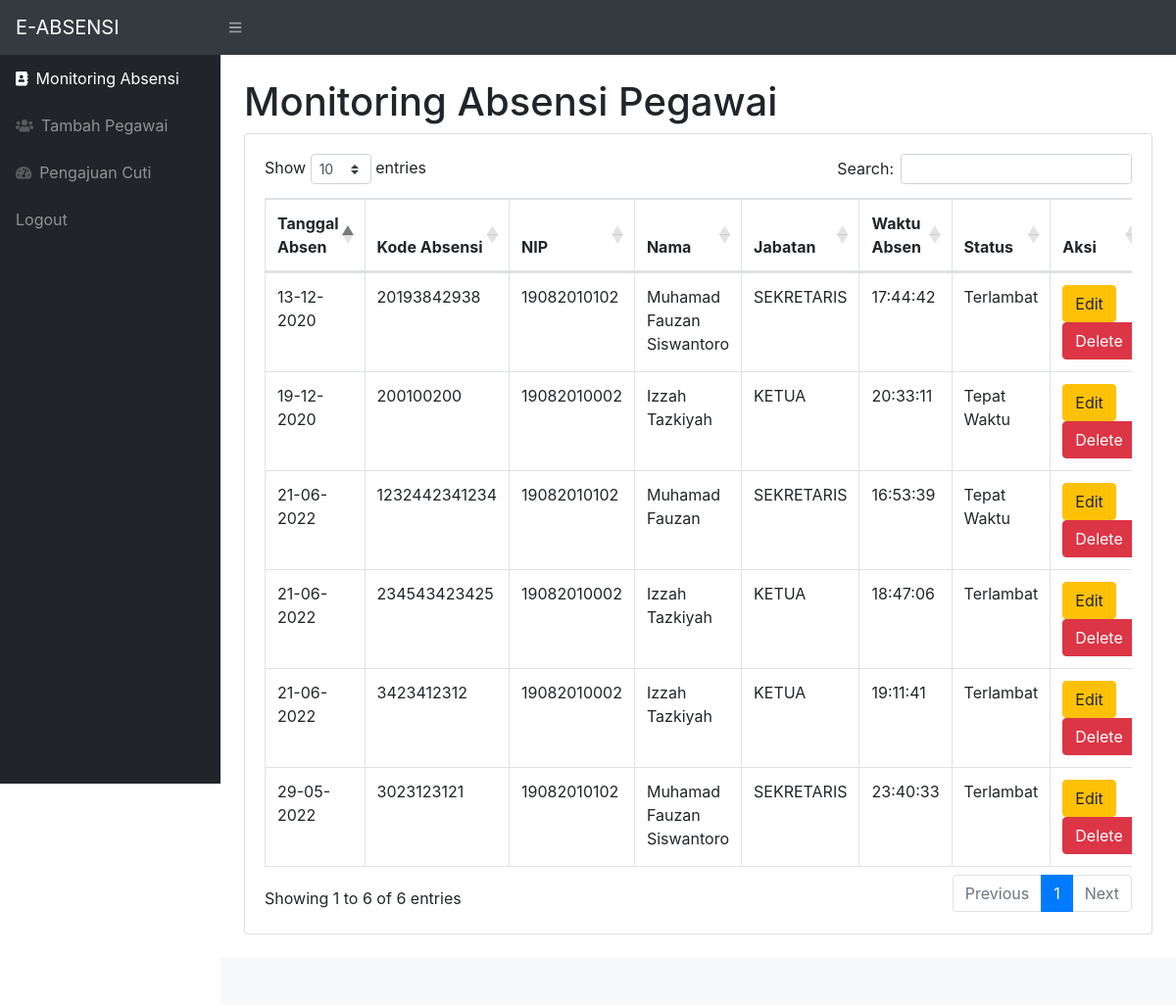
/index.php (signed in), run on the app's committed database.
### tables this page shows
CREATE TABLE `tbl_absensi` (
  `KodeAbsensi` varchar(30) NOT NULL,
  `NIP` varchar(16) NOT NULL,
  `Nama` varchar(30) NOT NULL,
  `Jabatan` varchar(16) NOT NULL,
  `TanggalAbsen` varchar(12) NOT NULL,
  `WaktuAbsen` varchar(12) NOT NULL,
  `Status` varchar(12) NOT NULL
);

### index.php (the view, shortened to what this page needs)
<?php
require 'function.php';
?>
<!DOCTYPE html>
<html lang="en">
    <head>
        <link href="css/styles.css" rel="stylesheet" />
        <link href="https://cdn.datatables.net/1.10.20/css/dataTables.bootstrap4.min.css" rel="stylesheet" />
    </head>
    <body class="sb-nav-fixed">
        <nav class="sb-topnav navbar navbar-expand navbar-dark bg-dark">
            <a class="navbar-brand" href="index.php">E-ABSENSI</a>
            <button class="btn btn-link btn-sm order-1 order-lg-0" id="sidebarToggle" href="#"><i class="fas fa-bars"></i></button>
        </nav>
        <div id="layoutSidenav">
            <div id="layoutSidenav_nav">
                <nav class="sb-sidenav accordion sb-sidenav-dark" id="sidenavAccordion">
                    <div class="sb-sidenav-menu">
                        <div class="nav">
                            <a class="nav-link" href="index.php">
                                <div class="sb-nav-link-icon"><i class="fas fa-address-book"></i></div>
                                Monitoring Absensi
                            </a>
                            <a class="nav-link" href="TambahPegawai.php">
                                <div class="sb-nav-link-icon"><i class="fas fa-users"></i></div>
                                Tambah Pegawai
                            </a>
                            <a class="nav-link" href="PengajuanCuti.php">
                                <div class="sb-nav-link-icon"><i class="fas fa-tachometer-alt"></i></div>
                                Pengajuan Cuti
                            </a>
                             <a class="nav-link" href="logout.php">
                                Logout
                            </a>
                    </div>
                </nav>
            </div>
            <div id="layoutSidenav_content">
            <main>
                    <div class="container-fluid">
                        <h1 class="mt-4">Monitoring Absensi Pegawai</h1>
                        <div class="card mb-4">
                            <div class="card-body">
                                <div class="table-responsive">
                                    <table class="table table-bordered" id="dataTable" width="100%" cellspacing="0">
                                        <thead>
                                            <tr>
                                                <th>Tanggal Absen</th>
                                                <th>Kode Absensi</th>
                                                <th>NIP</th>
                                                <th>Nama</th>
                                                <th>Jabatan</th>
                                                <th>Waktu Absen</th>
                                                <th>Status</th>
                                                <th>Aksi</th>
                                            </tr>
                                        </thead>
                                        <tbody>
                                            <?php
                                            $ambilsemuadatastock = mysqli_query($conn,"select * from tbl_absensi");
                                            while($data=mysqli_fetch_array($ambilsemuadatastock)){
                                               $kodeabsensi = $data['KodeAbsensi'];
                                               $nip = $data['NIP'];
                                                $nama = $data['Nama'];
                                                $idb = $data['KodeAbsensi'];
                                                $jabatan = $data['Jabatan'];
                                                 $tglabsen = $data['TanggalAbsen'];
                                                $waktuabsen = $data['WaktuAbsen'];
                                                $status = $data['Status'];
                                            ?>
                                            <tr>
                                                <td><?=$tglabsen;?></td>
                                                <td><?=$kodeabsensi;?></td>
                                                <td><?=$nip;?></td>
                                                <td><?=$nama;?></td>
                                                <td><?=$jabatan;?></td>
                                                <td><?=$waktuabsen;?></td>
                                                <td><?=$status;?></td>
                                                <td>
                                                    <button type="button" class="btn btn-warning" data-toggle="modal" data-target="#edit<?=$idb;?>">
                                                    Edit
                                                    </button>
                                                    <button type="button" class="btn btn-danger" data-toggle="modal" data-target="#delete<?=$kodeabsensi;?>">
                                                    Delete
                                                    </button>
                                                </td>
                                            </tr>
                                            <?php
                                            };
                                            ?>
                                        </tbody>
                                    </table>
                                </div>
                            </div>
                        </div>
                    </div>
                </main>
                <footer class="py-4 bg-light mt-auto">
                </footer>
            </div>
        </div>
    </body>
</html>

### data on the page
tbl_absensi: TanggalAbsen "21-06-2022", KodeAbsensi "1232442341234", NIP "19082010102", Nama "Muhamad Fauzan", Jabatan "SEKRETARIS", WaktuAbsen "16:53:39", Status "Tepat Waktu"
tbl_absensi: TanggalAbsen "19-12-2020", KodeAbsensi "200100200", NIP "19082010002", Nama "Izzah Tazkiyah", Jabatan "KETUA", WaktuAbsen "20:33:11", Status "Tepat Waktu"
tbl_absensi: TanggalAbsen "13-12-2020", KodeAbsensi "20193842938", NIP "19082010102", Nama "Muhamad Fauzan Siswantoro", Jabatan "SEKRETARIS", WaktuAbsen "17:44:42", Status "Terlambat"
tbl_absensi: TanggalAbsen "21-06-2022", KodeAbsensi "234543423425", NIP "19082010002", Nama "Izzah Tazkiyah", Jabatan "KETUA", WaktuAbsen "18:47:06", Status "Terlambat"
tbl_absensi: TanggalAbsen "29-05-2022", KodeAbsensi "3023123121", NIP "19082010102", Nama "Muhamad Fauzan Siswantoro", Jabatan "SEKRETARIS", WaktuAbsen "23:40:33", Status "Terlambat"
tbl_absensi: TanggalAbsen "21-06-2022", KodeAbsensi "3423412312", NIP "19082010002", Nama "Izzah Tazkiyah", Jabatan "KETUA", WaktuAbsen "19:11:41", Status "Terlambat"
